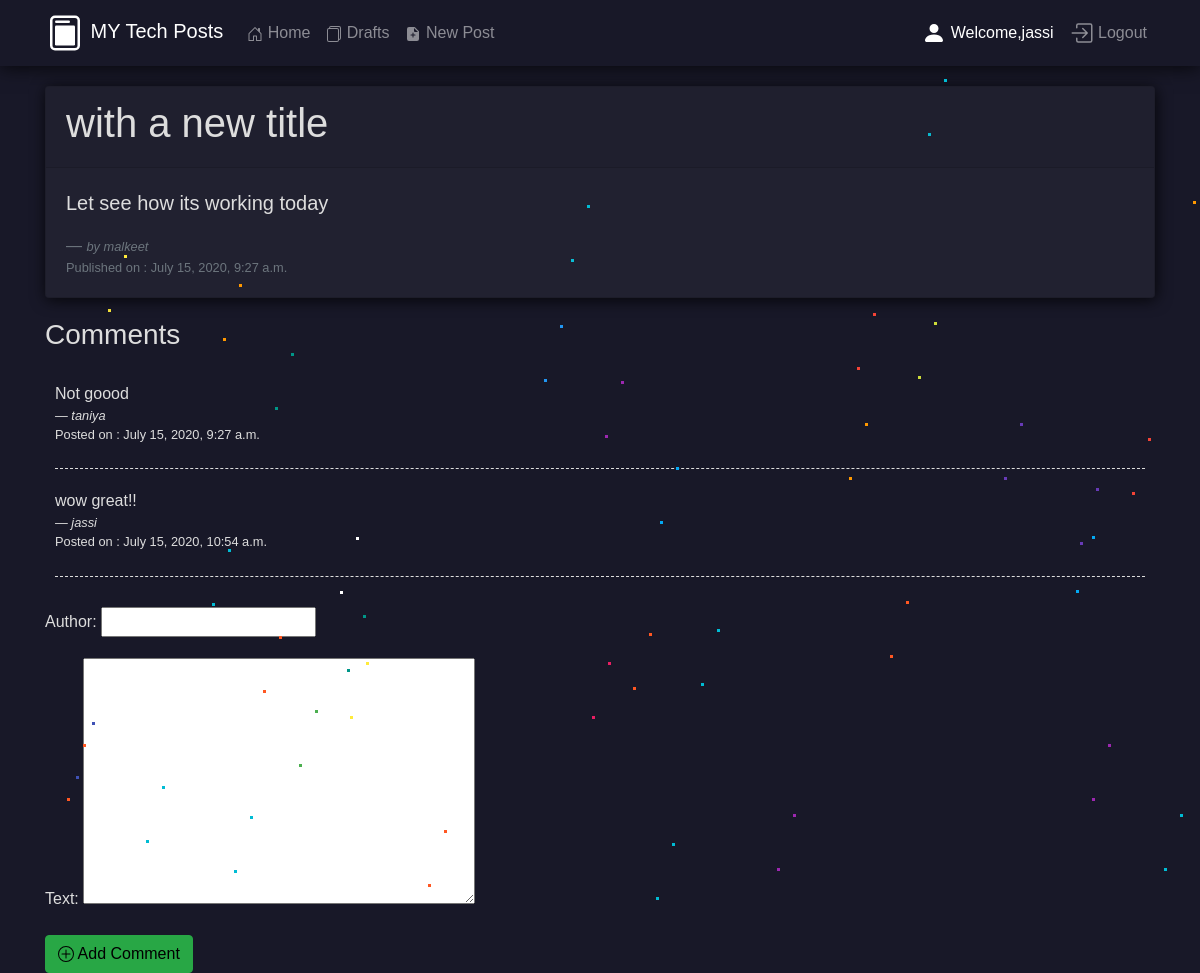
The page /blog/post_detail/25/ (signed in) on the database its author committed.
### blog/models.py (models this page shows, shortened)
class Post(models.Model):
    author = models.ForeignKey('auth.user',on_delete=models.CASCADE)
    title = models.CharField(max_length=256)
    text = models.TextField()
    date_created = models.DateTimeField(auto_now_add=True)
    date_posted = models.DateTimeField(blank=True,null=True)

class Comment(models.Model):
    post = models.ForeignKey("blog.Post",related_name='comments',on_delete=models.CASCADE)
    text = models.TextField()
    approved_comment = models.BooleanField(default=False)
    author = models.CharField(max_length=200)
    date_created = models.DateTimeField(auto_now_add=True)

### blog/views.py (the view, shortened to what this page needs)
# urls.py: path('post_detail/<slug:pk>/',views.PostDetailView.as_view(),name = 'postdetail'),
class PostDetailView(FormMixin, DetailView):
    template_name = 'blog/post_detail.html'
    model = Post
    form_class = CommentForm
    def get_context_data(self, **kwargs):
        context = super(PostDetailView, self).get_context_data(**kwargs)
        context['form'] = CommentForm(initial={'post': self.object})
        return context

### blog/forms.py
class CommentForm(forms.ModelForm):
    class Meta():
        model = Comment
        fields = ('author','text', 'post')
        widgets = {
            'title' : forms.TextInput(attrs={'class':'textinputclass'}),
            'text' : forms.Textarea(attrs={'class':'editable medium-editor-textarea'}),
            'post' : forms.HiddenInput(),
        }

### blog/templates/blog/post_detail.html (shortened to what this page needs)
{% extends 'blog/base.html' %}
{% block body_block %}
<div>
    <div class="card read_card">
        <div class="card-header">
            <h1>{{post.title}}</h1>
        </div>
        <div class="card-body">
            <blockquote class="blockquote mb-0">
                <p>{{post.text}}</p>
                <footer class="blockquote-footer"><em><small>by {{post.author}}</small></em><br>
                    <small>Published on : {{post.date_posted}}</small></footer>
            </blockquote>
        </div>
    </div>
</div>
<div>
    <h3 style="margin: 20px 0">Comments</h3>
    {% for c in post.comments.all%}
    <div class="comments">
        {% if user == post.author or c.approved_comment %}
        <div>{{c.text}}</div>
        <cite><small>&mdash; {{c.author}}</small></cite>
        <div><small>Posted on : {{c.date_created}}</small></div>
        {% endif %}
        {% if c.approved_comment %}
        <div class="comments_border">&nbsp;</div>
        {% endif %}
    </div>
    {% endfor %}
    <form method="POST">
        {{form.as_p}}
        <button class="comment-btn" type="submit">
            <a class="btn btn-success">
                Add Comment
            </a>
        </button>
    </form>
    {% endblock body_block %}

### blog/templates/blog/base.html (shortened to what this page needs)
<!DOCTYPE html>
<html lang="en">
{% load static %}
<head>
    <link rel="stylesheet" href="https://stackpath.bootstrapcdn.com/bootstrap/4.5.0/css/bootstrap.min.css"
>
    <link rel="stylesheet" href="{% static 'style.css' %}">
    <link rel="stylesheet" href="{% static 'imported.css' %}">
</head>
<body>
    <nav class="mynav navbar sticky-top navbar-expand-lg navbar-dark">
        <div class="container">
            <a class="navbar-brand" href="{% url 'blog:postlist' %}">
                MY Tech Posts
            </a>
            <div class="collapse navbar-collapse" id="navbarSupportedContent">
                <ul class="navbar-nav mr-auto">
                    <li class="nav-item">
                        <a class="nav-link" href="{% url 'home' %}">
                            Home
                        </a>
                    </li>
                    <li class="nav-item">
                        <a class="nav-link" href="{% url 'blog:drafts' %}">
                            Drafts
                        </a>
                    </li>
                    {% if user.is_authenticated %}
                    <li class="nav-item">
                        <a class="nav-link" href="{% url 'blog:postcreate' %}">
                            New Post
                        </a>
                    </li>
                    {% endif %}
                </ul>
                <ul class="navbar-nav  my-2 my-lg-0">
                    {% if user.is_authenticated %}
                    <li class="nav-item">
                        <a class="nav-link active disabled" href="/">
                            <svg width="1.5em" height="1.5em" viewBox="0 0 16 16" class="bi bi-person-fill"
                                fill="currentColor" xmlns="http://www.w3.org/2000/svg">
                                <path fill-rule="evenodd"
                                    d="M3 14s-1 0-1-1 1-4 6-4 6 3 6 4-1 1-1 1H3zm5-6a3 3 0 1 0 0-6 3 3 0 0 0 0 6z" />
                            </svg>
                            Welcome,{{user.username}}</a>
                    </li>
                    <li class="nav-item">
                        <a class="nav-link" href="{% url 'logout' %}">
                            Logout</a>
                    </li>
                    {% endif %}
                </ul>
            </div>
        </div>
        <div class="starsec"></div>
        <div class="starthird"></div>
        <div class="starfourth"></div>
    </nav>
    <div class="margin-body">
        <div>
            <div class="starsec"></div>
            <div class="starthird"></div>
            <div class="starfourth"></div>
        </div>
        <div class="container">
            {% block body_block %}{% endblock body_block %}
        </div>
</body>
</html>

### blog/static/style.css (style rules this page uses)
body { color: #ddd; }
.mynav { margin-bottom: 10px ; background-image:url("https://1.bp.blogspot.com/-Fo3iRt97ZXY/XvSG4EMwi0I/AAAAAAAAVEo/mrApRTcVVRk1m-fX9K-ffNwRUXlHUocdwCLcBGAsYHQ/s1600/h.jpg");; box-shadow: 0px 1px 18px rgba(0, 0, 0, 0.795); }
html { height: 100%; }
body { margin:0; padding:0; font-family: sans-serif; }
.read_card { box-shadow: 1px 2px 15px rgba(0, 0, 0, 0.795); margin: 20px 0; background-color: rgba(255, 255, 255, 0.041); }
.comments { padding: 10px; }
.comments_border { border-bottom: 1px dashed #ddd; }
.comment-btn { border:none; padding: 0; background: transparent; }

### rows shown on the page
Post: title "with a new title", text "Let see how its working today", author "malkeet", date_posted "July 15, 2020, 9:27 a.m."
Comment: text "Not goood", author "taniya", date_created "July 15, 2020, 9:27 a.m.", approved_comment True (drawn)
Comment: text "wow great!!", author "jassi", date_created "July 15, 2020, 10:54 a.m.", approved_comment True (drawn)

### other values the page prints
{{ user.username }} "jassi"
